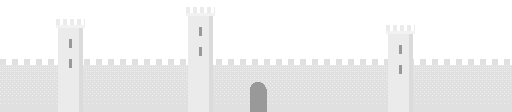
#> input picture Assets/Echo/Content/Art/bg_castle.png, 512 x 112 px, given in place of fx_glow.png, which was not available; the run also reads 1 picture not shown here
$ python make_feature_graphic.py
#> lines starting #> are read from the running program, lines starting #| are printed output that depends on the picture
"""
Google Play feature graphic (1024 x 500, 24-bit PNG, no alpha) for Echo.

Built from the game's own generated pixel art (Assets/Echo/Content/Art, written by Echo/Generate Art), composed
at the game's pixel scale (256 x 125) and scaled up 4x with no smoothing, so it looks exactly like the game.
As on the app icon, the figures are drawn at 2x so they read at the small sizes Play shows the graphic at:
the runner at the top of a jump, and the same jump replayed behind it by the ghosts of earlier runs, the
nearest one the horned Nemesis.
Run from the repo root:  python StoreListing/make_feature_graphic.py
"""
import os
from PIL import Image, ImageDraw, ImageFont

ROOT = os.path.dirname(os.path.dirname(os.path.abspath(__file__)))
ART = os.path.join(ROOT, 'Assets', 'Echo', 'Content', 'Art')
FONTS = os.path.join(ROOT, 'Assets', 'Echo', 'Content', 'Fonts')
OUT = os.path.join(ROOT, 'StoreListing')

W, H, SCALE = 256, 125, 4
GROUND = 104            # y of the ground's top edge, from the top

TOP = (30, 92, 108)     # the app icon's dusk: teal overhead, violet at the horizon
HORIZON = (78, 60, 124)
CYAN = (115, 242, 255)
RED = (255, 84, 84)
WHITE = (255, 255, 255)
INK = (10, 18, 34)


def load(name):
    return Image.open(os.path.join(ART, name)).convert('RGBA')


def char(name, scale=2):
    img = load(os.path.join('Characters', name))
    return img.resize((img.width * scale, img.height * scale), Image.NEAREST)


def lerp(a, b, t):
    return tuple(round(a[i] + (b[i] - a[i]) * t) for i in range(3))


def shade(rgb, k):
    return tuple(round(v * k) for v in rgb)


def tint(img, rgb, alpha=1.0):
    """Greyscale art times a colour, as the game's sprite tint does."""
    out = Image.new('RGBA', img.size)
    src, dst = img.load(), out.load()
    for y in range(img.height):
        for x in range(img.width):
            r, g, b, a = src[x, y]
            dst[x, y] = (r * rgb[0] // 255, g * rgb[1] // 255, b * rgb[2] // 255, round(a * alpha))
    return out


def paste(canvas, img, x, y):
    canvas.alpha_composite(img, (int(x), int(y)))


def tile_row(canvas, img, y, offset=0):
    x = -offset
    while x < W:
        paste(canvas, img, x, y)
        x += img.width


def sky(c):
    """Banded dusk with a checkerboard dither between bands, like the icon's sky."""
    bands = 8
    px = c.load()
    for y in range(H):
        t = min(1.0, y / GROUND) * (bands - 1)
        lo, frac = int(t), t - int(t)
        a = lerp(TOP, HORIZON, lo / (bands - 1))
        b = lerp(TOP, HORIZON, min(bands - 1, lo + 1) / (bands - 1))
        for x in range(W):
            use_b = frac > 0.5 and (x + y) % 2 == 0 or frac > 0.8
            px[x, y] = (b if use_b else a) + (255,)


def text(canvas, s, font, x, y, fill, shadow=None, offset=1):
    layer = Image.new('RGBA', canvas.size, (0, 0, 0, 0))
    d = ImageDraw.Draw(layer)
    d.fontmode = '1'   # hard pixels, no anti-aliasing
    if shadow:
        d.text((x + offset, y + offset), s, font=font, fill=shadow)
    d.text((x, y), s, font=font, fill=fill)
    canvas.alpha_composite(layer)


def main():
    c = Image.new('RGBA', (W, H))
#> c: PIL image 256x125 RGBA; every value is 0
    sky(c)

    # The moon behind the jump, a soft glow round it, and a few stars.
    glow = tint(load('fx_glow.png'), (200, 240, 250), 0.3).resize((112, 112), Image.NEAREST)
#> in load, returned value is the input picture: PIL image 512x112 RGBA; mean R, G, B, A 113.7, 113.7, 113.7, 128.4
#> in tint, `out = Image.new('RGBA', img.size)`: out: PIL image 512x112 RGBA; every value is 0
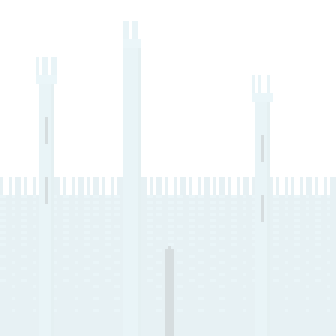
#> glow: PIL image 112x112 RGBA (shown 3 times larger); mean R, G, B, A 89.1, 107, 111.5, 38.4; transparent parts drawn white
    moon = load('fx_full_moon.png')
#> call 2 of load, with name = 'fx_full_moon.png'
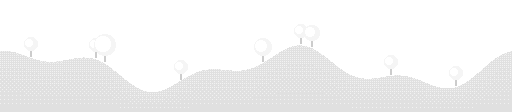
#> input picture Assets/Echo/Content/Art/bg_hills.png, 512 x 112 px, given in place of fx_full_moon.png, which was not available
#> in load, returned value is the input picture: PIL image 512x112 RGBA; mean R, G, B, A 99.1, 99.1, 99.1, 110.2
    paste(c, glow, 170 - 56, 22 - 56)
    paste(c, moon, 170 - moon.width // 2, 22 - moon.height // 2)
    star = tint(load('fx_star.png'), WHITE, 0.8)
    for (sx, sy) in [(118, 8), (204, 8), (104, 40), (140, 30), (236, 14), (8, 6), (66, 4), (250, 34)]:
        paste(c, star, sx, sy)
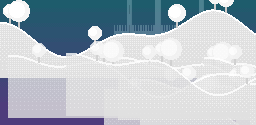
#> c: PIL image 256x125 RGBA; mean R, G, B, A 180.2, 190.4, 198.9, 255

    # Parallax: far peaks a little lighter than the sky, the graveyard hill darker (as BackgroundView).
    paste(c, tint(load('bg_mountains.png'), lerp(HORIZON, WHITE, 0.1)), -150, 44)
#> call 4 of load, with name = 'bg_mountains.png'
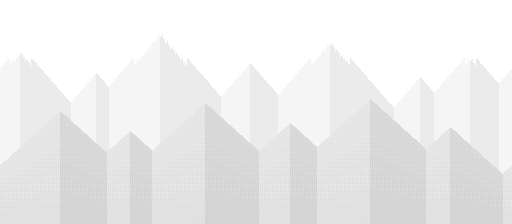
#> input picture Assets/Echo/Content/Art/bg_mountains.png, 512 x 224 px
#> in load, returned value is the input picture: PIL image 512x224 RGBA; mean R, G, B, A 156.3, 156.3, 156.3, 174
#> in tint (call 3), `out = Image.new('RGBA', img.size)`: out: PIL image 512x224 RGBA; every value is 0
#> in paste (call 11), `canvas.alpha_composite(img, (int(x), int(y)))`:
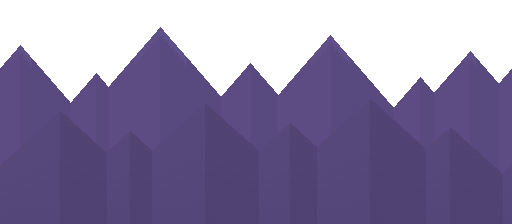
#> img: PIL image 512x224 RGBA; mean R, G, B, A 58.5, 48.7, 83.6, 174; transparent parts drawn white
    near = tint(load('bg_graveyard.png'), shade(HORIZON, 0.62))
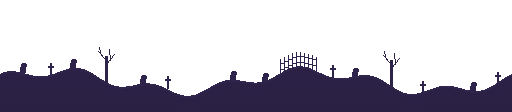
#> near: PIL image 512x112 RGBA; mean R, G, B, A 12.6, 9.6, 20.1, 74.8; transparent parts drawn white
    paste(c, near, -60, GROUND - near.height + 8)
#> in paste (call 12), `canvas.alpha_composite(img, (int(x), int(y)))`:
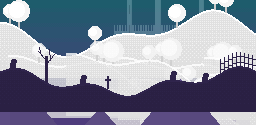
#> canvas: PIL image 256x125 RGBA; mean R, G, B, A 129.1, 136.3, 154.9, 255

    # The ground: top tiles and fill, darker again.
    tile_row(c, tint(load('ground_top.png'), shade(HORIZON, 0.5)), GROUND - 2, 7)
    fill = tint(load('ground_fill.png'), shade(HORIZON, 0.36))
    for y in range(GROUND + 8, H, fill.height):
        tile_row(c, fill, y, 7)

    # Graves of the runs the ghosts came from.
    grave = tint(load('grave.png'), shade(HORIZON, 0.75))
    for gx in (90, 108):
        paste(c, grave, gx, GROUND - grave.height + 2)

    # One jump, played four times over: the ghosts of earlier runs follow its arc, oldest and faintest first.
    def foot(x):
        # The arc's height above the ground at the figure's left edge (the runner is at the top, x = 204).
        return max(0, round(14 - 14 * ((x - 204) / 60) ** 2))

    ghosts = [
        ('char_wizard_ghost_jump.png', 132, CYAN, 0.45),
        ('char_cat_ghost_jump.png', 156, CYAN, 0.75),
        ('char_knight_ghost_jump.png', 180, RED, 1.0),    # the Nemesis
    ]
    for name, gx, col, a in ghosts:
        g = tint(char(name), col, a)
        gy = GROUND - g.height - foot(gx)
        paste(c, g, gx, gy)
        if col == RED:
            horns = load('nemesis_horns.png')
            horns = tint(horns.resize((horns.width * 2, horns.height * 2), Image.NEAREST), RED, a)
            left, top, right, _ = g.getbbox()
            paste(c, horns, gx + (left + right - horns.width) // 2, gy + top - horns.height + 2)
    runner = char('char_hooded_jump.png')
    paste(c, runner, 204, GROUND - runner.height - foot(202))

    # The logo, echoing itself as on the title screen.
    logo = ImageFont.truetype(os.path.join(FONTS, 'PressStart2P-Regular.ttf'), 32)
    for e, a in ((3, 0.18), (2, 0.35), (1, 0.6)):
        text(c, 'ECHO', logo, 10 - 2 * e, 22 - 2 * e, CYAN + (round(255 * a),))
    text(c, 'ECHO', logo, 10, 22, WHITE + (255,), INK + (255,), 2)

    # The tagline at full resolution: Pixelify Sans only sits on its pixel grid at larger sizes.
    out = c.resize((W * SCALE, H * SCALE), Image.NEAREST)
    tag = ImageFont.truetype(os.path.join(FONTS, 'PixelifySans-Regular.ttf'), 40)
    text(out, 'Your past is', tag, 40, 252, (236, 250, 252, 255), INK + (255,), 4)
    text(out, 'trying to kill you.', tag, 40, 300, (236, 250, 252, 255), INK + (255,), 4)
    out = out.convert('RGB')
    assert out.size == (1024, 500)
    os.makedirs(OUT, exist_ok=True)
    path = os.path.join(OUT, 'feature_graphic_1024x500.png')
    out.save(path, optimize=True)
    print(path)


if __name__ == '__main__':
#> (the run stopped early here; a loop or call above may not have finished)
